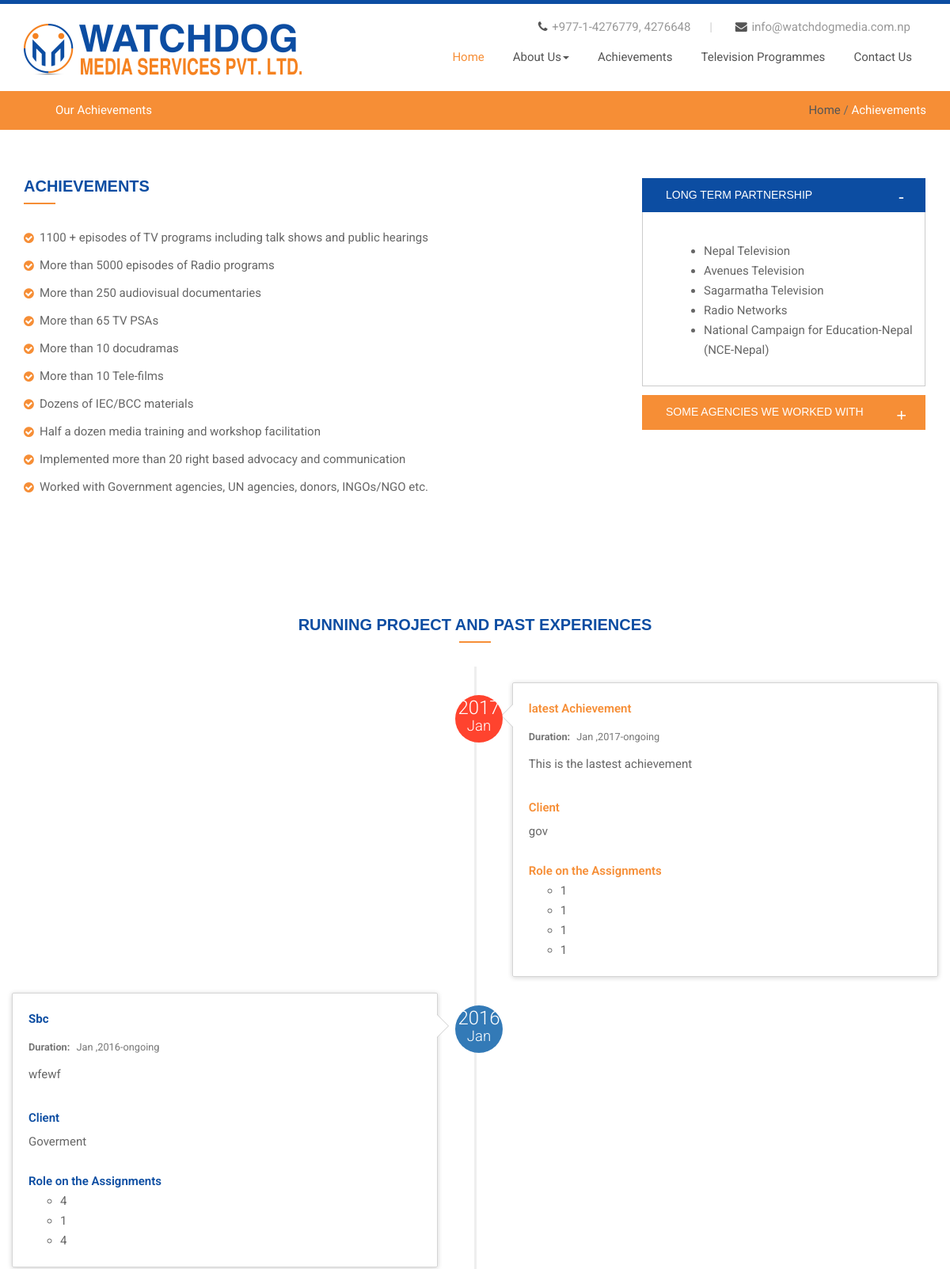
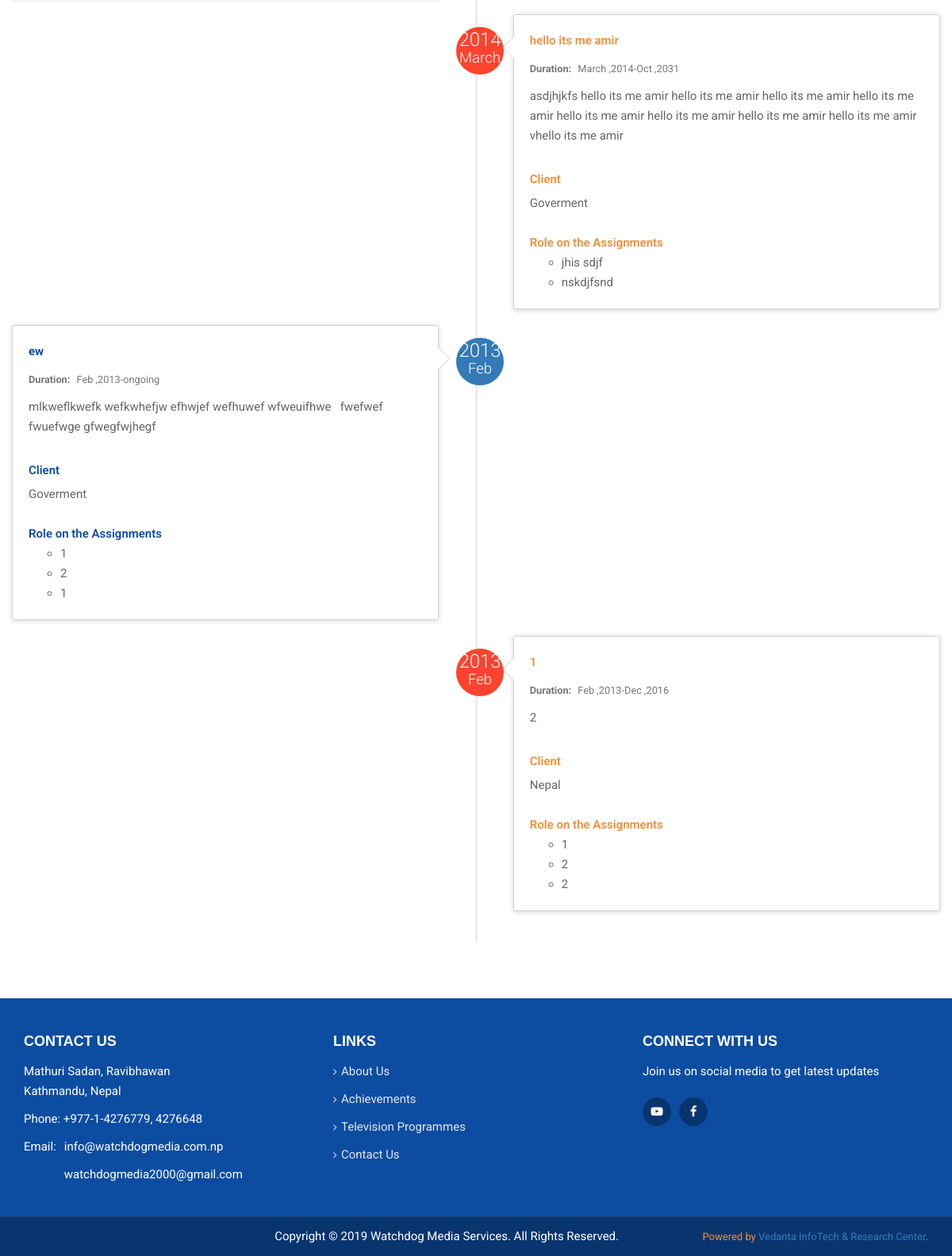
Screenshot of /achievements.php with the database file from the repository (2 pictures, top to bottom).
### tables this page shows
CREATE TABLE `mmt_achievement` (
  `id` tinyint(4) NOT NULL,
  `title` varchar(255) NOT NULL,
  `achievement_description` tinytext,
  `start_year` varchar(20) NOT NULL,
  `start_month` enum('Jan','Feb','March','April','May','June','July','Aug','Sept','Oct','Nov','Dec') NOT NULL,
  `end_year` varchar(20) DEFAULT NULL,
  `end_month` enum('Jan','Feb','March','April','May','June','July','Aug','Sept','Oct','Nov','Dec') DEFAULT NULL,
  `client` varchar(50) NOT NULL,
  `work_1` varchar(100) DEFAULT NULL,
  `work_2` varchar(100) DEFAULT NULL,
  `work_3` varchar(100) DEFAULT NULL,
  `work_4` varchar(100) DEFAULT NULL,
  `work_5` varchar(100) DEFAULT NULL,
  `status` enum('ongoing','completed') NOT NULL
);

### config/achievementfunction.php (called while the page is built, shortened)
<?php
function getAllAchievements($conn)
{
	$stmt= $conn->prepare("SELECT * FROM mmt_achievement ORDER BY id DESC");
	$stmt->execute();
	$stmt->setFetchMode(PDO::FETCH_ASSOC);
	if($stmt->rowCount()>0)
	return $stmt->fetchAll();
	return false;
}

### achievements.php (the view, shortened to what this page needs)
<!DOCTYPE html>
<html lang="en">
<head>
    <link rel="stylesheet" href="assets/css/bootstrap.min.css"/>
    <link rel="stylesheet" href="assets/css/main.css"/>
    <link rel="stylesheet" href="https://maxcdn.bootstrapcdn.com/font-awesome/4.6.3/css/font-awesome.min.css"/>
</head>
<body>
<?php include'layouts/header.php'; ?>
<div class="breadcrumbs style1 hidden-xs">
    <div class="container">
        <ul class="pull-left">
            <li class="active" >Our Achievements</li>
        </ul>
        <ul class="pull-right">
            <li><a href="index.php">Home</a></li>
            <li>/</li>
            <li class="active">Achievements</li>
        </ul>
    </div>
</div>
<div id="content" class="no-padding">
    <section id="section-about">
        <div class="container">
            <div class="row">
                <div class="col-md-8 col-sm-8">
                    <div class="about-box">
                        <h2 class="box-title">Achievements</h2>
                        <div class="tiny-border"></div>
                        <ul class="list-style-1">
                            <li>1100 + episodes of TV programs including talk shows and public hearings </li>
                            <li>More than 5000 episodes of Radio programs</li>
                            <li>More than 250 audiovisual documentaries </li>
                            <li>More than 65 TV PSAs</li>
                            <li>More than 10 docudramas  </li>
                            <li>More than 10 Tele-films</li>
                            <li>Dozens of IEC/BCC materials</li>
                            <li>Half a dozen media training and workshop facilitation  </li>
                            <li>Implemented  more than 20 right based advocacy and communication  </li>
                            <li>Worked with Government agencies, UN agencies, donors, INGOs/NGO etc.  </li>
                        </ul>
                        <div class="divider-single"></div>
                    </div>
                </div>
                <div class="col-md-4 col-sm-4">
                    <div class="panel-group" id="accordion">
                        <div class="panel panel-default">
                            <div class="panel-heading">
                                <h4 class="panel-title">
                                    <a data-toggle="collapse" data-parent="#accordion" href="#collapse1">
                                        Long Term Partnership
                                    </a>
                                </h4>
                            </div>
                            <div id="collapse1" class="panel-collapse collapse in">
                                <div class="panel-body">
                                    <ul>
                                        <li>Nepal Television </li>
                                        <li>Avenues Television</li>
                                        <li></i>Sagarmatha Television</li>
                                        <li></i>Radio Networks </li>
                                        <li></i>National Campaign for Education-Nepal (NCE-Nepal) </li>
                                    </ul>
                                </div>
                            </div>
                        </div>
                        <div class="panel panel-default">
                            <div class="panel-heading">
                                <h4 class="panel-title">
                                    <a data-toggle="collapse" data-parent="#accordion" href="#collapse2" class="collapsed">
                                        Some Agencies we worked with
                                    </a>
                                </h4>
                            </div>
                        </div>
                    </div>
                </div>
            </div>
        </div>
    </section>
    <section id="section-partner">
        <div class="container">
            <div class="row">
                <div class="text-center">
                    <h2 class="box-title">Running Project and Past Experiences</h2>
                    <div class="tiny-border"></div>
                </div>
                <ul class="timeline">
                     <?php $evenachievements=getAllAchievements($conn);
        foreach ($evenachievements as $key => $evenachievement):
       if( $evenachievement['id'] % 2==1):
  ?>
                    <li>
                        <div class="timeline-badge"><span class="timeline-balloon-date-day"><?php echo $evenachievement['start_year'];?></span>
                            <span class="timeline-balloon-date-month"><?php echo $evenachievement['start_month'];?></span>
                        </div>
                        <div class="timeline-panel">
                            <div class="timeline-heading">
                                <p class="timeline-title"><strong><?php echo $evenachievement['title'];?></strong></p>
                                <p><small class="text-muted"><span style="padding-right: 5px;"><strong>Duration:</strong></span>
                                <?php echo $evenachievement['start_month']." ,".$evenachievement['start_year']."-";
                                if($evenachievement['status']=='ongoing')
                                {
                                    echo "ongoing";
                                }
                                else
                                {
                                     echo $evenachievement['end_month']." ,".$evenachievement['end_year'];
                                }
                                ?>
                                </small></p>
                            </div>
                            <div class="timeline-body">
                                <p> <?php echo $evenachievement['achievement_description'];?></p>
                                <br/>
								<p class="timeline-title">Client</p>
                                <p><?php echo $evenachievement['client'];?></p>
                                <br/>
                                <p class="timeline-title">Role on the Assignments</p>
                                <ul>
                                    <?php if(!empty($evenachievement['work_1'])):?>
                                    <li><?php echo $evenachievement['work_1']; ?></li>
                                <?php endif;?>
                                 <?php if(!empty($evenachievement['work_2'])):?>
                                    <li><?php echo $evenachievement['work_2']; ?></li>
                                <?php endif;?>
                                 <?php if(!empty($evenachievement['work_3'])):?>
                                    <li><?php echo $evenachievement['work_3']; ?></li>
                                <?php endif;?>
                                </ul>
                            </div>
                        </div>
                    </li>
                <?php else: ?>
                    <li class="timeline-inverted">
                        <div class="timeline-badge">
                            <span class="timeline-balloon-date-day"><?php echo $evenachievement['start_year'];?></span>
                            <span class="timeline-balloon-date-month"><?php echo $evenachievement['start_month'];?></span>
                        </div>
                        <div class="timeline-panel">
                            <div class="timeline-heading">
                                <p class="timeline-title"><?php echo $evenachievement['title'];?></p>
                                <p><small class="text-muted"><span style="padding-right: 5px;"><strong>Duration:</strong></span>
                                    <?php echo $evenachievement['start_month']." ,".$evenachievement['start_year']."-";
                                if($evenachievement['status']=='ongoing')
                                {
                                    echo "ongoing";
                                }
                                else
                                {
                                     echo $evenachievement['end_month']." ,".$evenachievement['end_year'];
                                }
                                ?>
                                </small></p>
                            </div>
                            <div class="timeline-body">
                                <p><?php echo $evenachievement['achievement_description'];?></p>
                                <br/>
                                <p class="timeline-title">Client</p>
                                <p><?php echo $evenachievement['client'];?></p>
                                <br/>
                                <p class="timeline-title">Role on the Assignments</p>
                                <ul>
                                    <?php if(!empty($evenachievement['work_1'])):?>
                                    <li><?php echo $evenachievement['work_1']; ?></li>
                                <?php endif;?>
                                 <?php if(!empty($evenachievement['work_2'])):?>
                                    <li><?php echo $evenachievement['work_2']; ?></li>
                                <?php endif;?>
                                 <?php if(!empty($evenachievement['work_3'])):?>
                                    <li><?php echo $evenachievement['work_3']; ?></li>
                                <?php endif;?>
                                 <?php if(!empty($evenachievement['work_4'])):?>
                                    <li><?php echo $evenachievement['work_4']; ?></li>
                                <?php endif;?>
                                </ul>
                            </div>
                        </div>
                    </li>
                <?php endif;endforeach; ?>
                </ul>
            </div>
        </div>
    </section>
</div>
<?php  include"layouts/footer.php";?>
</body>
</html>

### rows the page displays
mmt_achievement: start_year "2017", start_month "Jan", title "latest Achievement", status "ongoing", achievement_description "This is the lastest achievement", client "gov", work_1 "1", work_2 "1", work_3 "1", work_4 "1"
mmt_achievement: start_year "2016", start_month "Jan", title "Sbc", status "ongoing", achievement_description "wfewf", client "Goverment", work_1 "4", work_2 "1", work_3 "4"
mmt_achievement: start_year "2014", start_month "March", title "hello its me amir", end_month "Oct", end_year "2031", achievement_description "asdjhjkfs hello its me amir hello its me amir hello its me amir hello its me amir hello its me amir hello its me amir hello its me amir hello its me amir vhello its me amir", client "Goverment", work_1 "jhis sdjf", work_2 "nskdjfsnd"
mmt_achievement: start_year "2013", start_month "Feb", title "ew", status "ongoing", achievement_description "mlkweflkwefk wefkwhefjw efhwjef wefhuwef wfweuifhwe fwefwef fwuefwge gfwegfwjhegf", client "Goverment", work_1 "1", work_2 "2", work_3 "1"
mmt_achievement: start_year "2013", start_month "Feb", title "1", end_month "Dec", end_year "2016", achievement_description "2", client "Nepal", work_1 "1", work_2 "2", work_3 "2"
